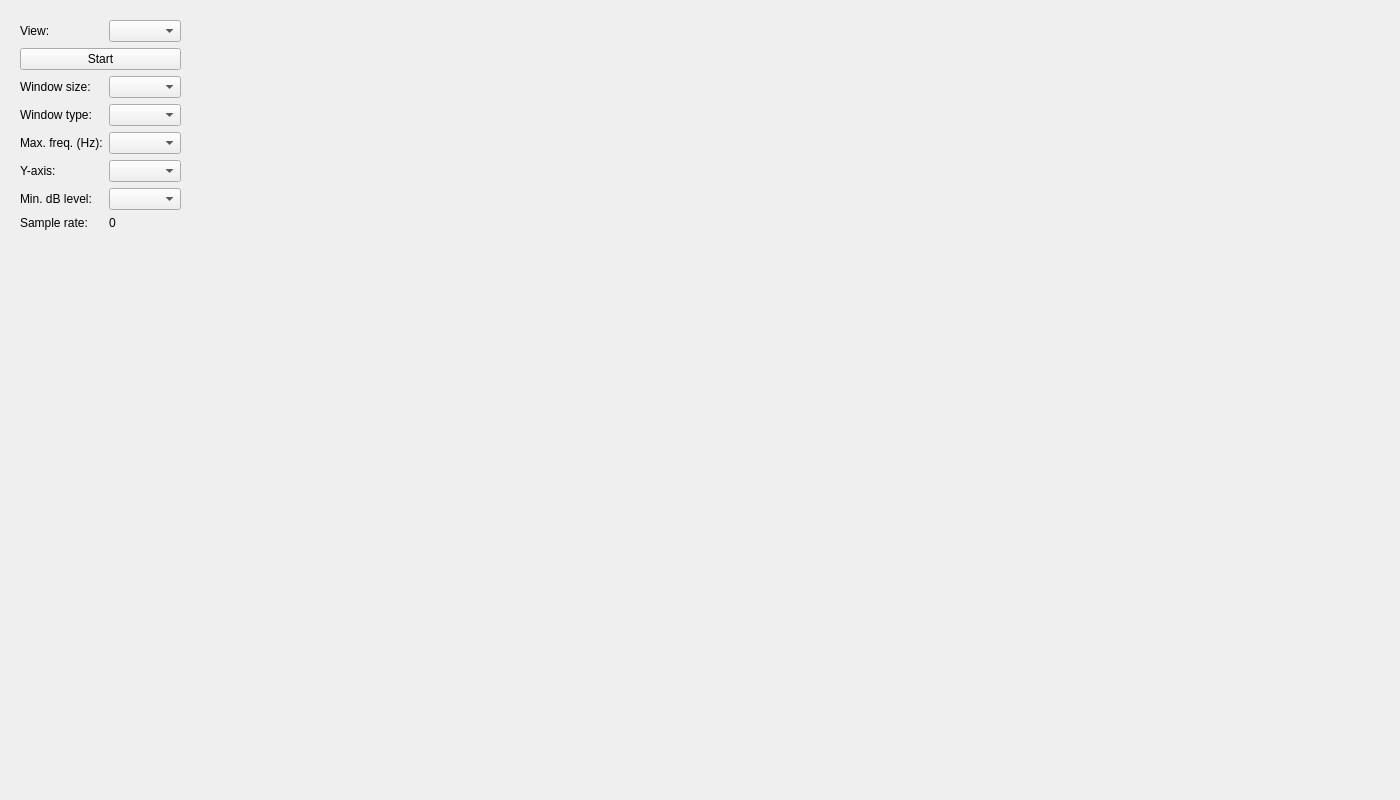
<?xml version="1.0" encoding="UTF-8"?>
<ui version="4.0">
 <class>AnalysisWindow</class>
 <widget class="QWidget" name="AnalysisWindow">
  <property name="geometry">
   <rect>
    <x>0</x>
    <y>0</y>
    <width>1400</width>
    <height>800</height>
   </rect>
  </property>
  <property name="windowTitle">
   <string>Analysis</string>
  </property>
  <layout class="QHBoxLayout" name="horizontalLayout_2" stretch="0,1">
   <item>
    <widget class="QWidget" name="widget_2" native="true">
     <layout class="QGridLayout" name="gridLayout">
      <item row="3" column="1">
       <widget class="QComboBox" name="windowTypeComboBox"/>
      </item>
      <item row="0" column="0">
       <widget class="QLabel" name="label">
        <property name="text">
         <string>View:</string>
        </property>
       </widget>
      </item>
      <item row="8" column="1">
       <spacer name="verticalSpacer">
        <property name="orientation">
         <enum>Qt::Vertical</enum>
        </property>
        <property name="sizeHint" stdset="0">
         <size>
          <width>20</width>
          <height>40</height>
         </size>
        </property>
       </spacer>
      </item>
      <item row="7" column="0">
       <widget class="QLabel" name="label_8">
        <property name="text">
         <string>Sample rate:</string>
        </property>
       </widget>
      </item>
      <item row="2" column="0">
       <widget class="QLabel" name="label_2">
        <property name="text">
         <string>Window size:</string>
        </property>
       </widget>
      </item>
      <item row="1" column="0" colspan="2">
       <widget class="QPushButton" name="startStopButton">
        <property name="text">
         <string>Start</string>
        </property>
       </widget>
      </item>
      <item row="6" column="1">
       <widget class="QComboBox" name="minDecibelLevelComboBox"/>
      </item>
      <item row="4" column="0">
       <widget class="QLabel" name="label_6">
        <property name="text">
         <string>Max. freq. (Hz):</string>
        </property>
       </widget>
      </item>
      <item row="7" column="1">
       <widget class="QLabel" name="sampleRateLabel">
        <property name="text">
         <string>0</string>
        </property>
       </widget>
      </item>
      <item row="5" column="1">
       <widget class="QComboBox" name="yAxisComboBox"/>
      </item>
      <item row="4" column="1">
       <widget class="QComboBox" name="maxFreqComboBox"/>
      </item>
      <item row="5" column="0">
       <widget class="QLabel" name="label_4">
        <property name="text">
         <string>Y-axis:</string>
        </property>
       </widget>
      </item>
      <item row="2" column="1">
       <widget class="QComboBox" name="windowSizeComboBox"/>
      </item>
      <item row="3" column="0">
       <widget class="QLabel" name="label_3">
        <property name="text">
         <string>Window type:</string>
        </property>
       </widget>
      </item>
      <item row="0" column="1">
       <widget class="QComboBox" name="viewComboBox"/>
      </item>
      <item row="6" column="0">
       <widget class="QLabel" name="label_5">
        <property name="text">
         <string>Min. dB level:</string>
        </property>
       </widget>
      </item>
     </layout>
    </widget>
   </item>
   <item>
    <widget class="Lab::Figure2DWidget" name="spectrumPlot" native="true"/>
   </item>
  </layout>
 </widget>
 <customwidgets>
  <customwidget>
   <class>Lab::Figure2DWidget</class>
   <extends>QWidget</extends>
   <header>Figure2DWidget.h</header>
   <container>1</container>
  </customwidget>
 </customwidgets>
 <tabstops>
  <tabstop>viewComboBox</tabstop>
  <tabstop>startStopButton</tabstop>
  <tabstop>windowSizeComboBox</tabstop>
  <tabstop>windowTypeComboBox</tabstop>
  <tabstop>maxFreqComboBox</tabstop>
  <tabstop>yAxisComboBox</tabstop>
  <tabstop>minDecibelLevelComboBox</tabstop>
 </tabstops>
 <resources/>
 <connections/>
</ui>
